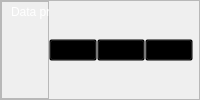
        <widget class="QFrame" name="frame_top">
         <property name="sizePolicy">
          <sizepolicy hsizetype="Preferred" vsizetype="Expanding">
           <horstretch>0</horstretch>
           <verstretch>2</verstretch>
          </sizepolicy>
         </property>
         <property name="styleSheet">
          <string notr="true">border-image:none</string>
         </property>
         <property name="frameShape">
          <enum>QFrame::StyledPanel</enum>
         </property>
         <property name="frameShadow">
          <enum>QFrame::Raised</enum>
         </property>
         <layout class="QHBoxLayout" name="horizontalLayout">
          <property name="spacing">
           <number>0</number>
          </property>
          <property name="leftMargin">
           <number>0</number>
          </property>
          <property name="topMargin">
           <number>0</number>
          </property>
          <property name="rightMargin">
           <number>0</number>
          </property>
          <property name="bottomMargin">
           <number>0</number>
          </property>
          <item>
           <widget class="QFrame" name="frame_5">
            <property name="sizePolicy">
             <sizepolicy hsizetype="Preferred" vsizetype="Preferred">
              <horstretch>10</horstretch>
              <verstretch>0</verstretch>
             </sizepolicy>
            </property>
            <property name="frameShape">
             <enum>QFrame::StyledPanel</enum>
            </property>
            <property name="frameShadow">
             <enum>QFrame::Raised</enum>
            </property>
            <widget class="QLabel" name="label">
             <property name="geometry">
              <rect>
               <x>10</x>
               <y>0</y>
               <width>441</width>
               <height>21</height>
              </rect>
             </property>
             <property name="sizePolicy">
              <sizepolicy hsizetype="Fixed" vsizetype="Preferred">
               <horstretch>0</horstretch>
               <verstretch>0</verstretch>
              </sizepolicy>
             </property>
             <property name="styleSheet">
              <string notr="true">color:white;
font:bold 10pt &quot;微软雅黑&quot;;

</string>
             </property>
             <property name="text">
              <string>Data process for Calcium Imaging</string>
             </property>
            </widget>
           </widget>
          </item>
          <item>
           <widget class="QFrame" name="window_button">
            <property name="sizePolicy">
             <sizepolicy hsizetype="Fixed" vsizetype="Preferred">
              <horstretch>2</horstretch>
              <verstretch>0</verstretch>
             </sizepolicy>
            </property>
            <property name="minimumSize">
             <size>
              <width>150</width>
              <height>0</height>
             </size>
            </property>
            <property name="maximumSize">
             <size>
              <width>150</width>
              <height>16777215</height>
             </size>
            </property>
            <layout class="QHBoxLayout" name="horizontalLayout_7">
             <property name="spacing">
              <number>0</number>
             </property>
             <property name="leftMargin">
              <number>0</number>
             </property>
             <property name="topMargin">
              <number>0</number>
             </property>
             <property name="rightMargin">
              <number>6</number>
             </property>
             <property name="bottomMargin">
              <number>0</number>
             </property>
             <item>
              <widget class="QPushButton" name="pushButton_hide_2">
               <property name="styleSheet">
                <string notr="true">QPushButton {
background:transparent;
}

QPushButton:hover {

background-color:rgba(127, 127, 127, 150);
margin-rigiht:2px;
margin-top:2px;
}

QPushButton:pressed{

border-width:1px;
border-height:1px;

}</string>
               </property>
               <property name="text">
                <string/>
               </property>
               <property name="icon">
                <iconset>
                 <normaloff>../icon/24gl-minus.png</normaloff>../icon/24gl-minus.png</iconset>
               </property>
              </widget>
             </item>
             <item>
              <widget class="QPushButton" name="pushButton_resize">
               <property name="styleSheet">
                <string notr="true">QPushButton {
background:transparent;
}

QPushButton:hover {
background-color:rgba(127, 127, 127, 150);
margin-right:2px;
margin-top:2px;
}

QPushButton:pressed{

border-width:1px;
border-height:1px;

}</string>
               </property>
               <property name="text">
                <string/>
               </property>
               <property name="icon">
                <iconset>
                 <normaloff>../icon/24gl-fullScreenEnter3 (1).png</normaloff>../icon/24gl-fullScreenEnter3 (1).png</iconset>
               </property>
              </widget>
             </item>
             <item>
              <widget class="QPushButton" name="pushButton_close_2">
               <property name="layoutDirection">
                <enum>Qt::LeftToRight</enum>
               </property>
               <property name="styleSheet">
                <string notr="true">QPushButton {
background:transparent;
}

QPushButton:hover {

background-color:rgba(255, 0, 0, 180);
margin-right:2px;
margin-top:2px;
}

QPushButton:pressed{

border-width:1px;
border-height:1px;

}</string>
               </property>
               <property name="text">
                <string/>
               </property>
               <property name="icon">
                <iconset>
                 <normaloff>../icon/24gl-cross.png</normaloff>../icon/24gl-cross.png</iconset>
               </property>
              </widget>
             </item>
            </layout>
           </widget>
          </item>
         </layout>
        </widget>
